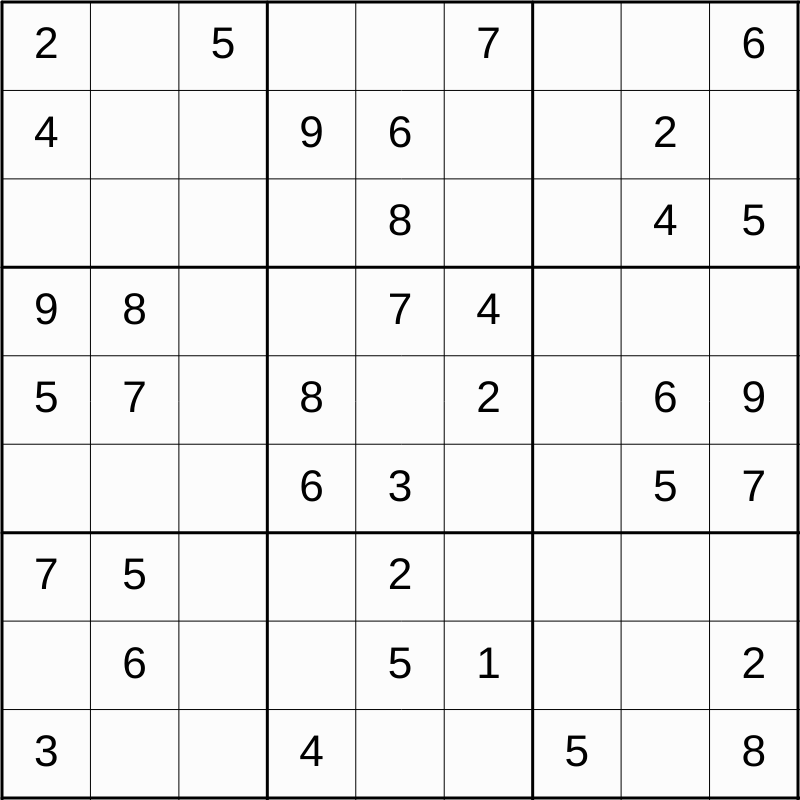
Frame 1 (no input)
Frame 60 (no input): identical to frame 1, image omitted
Frame 120 (the mouse pressed at the canvas centre since frame 60): identical to frame 1, image omitted

The p5.js sketch that drew this single still picture (run headless with seeded random() and noise() and a simulated clock; from frame 60 on, the mouse is pressed at the canvas centre):

// p5.js sketch
// ── sketch.js
// Project Title
// Your Name
// Date
//
// Extra for Experts:
// - describe what you did to take this project "above and beyond"

let initialGrid = [
  [2, 0, 5,  0, 0, 7,  0, 0, 6],
  [4, 0, 0,  9, 6, 0,  0, 2, 0],
  [0, 0, 0,  0, 8, 0,  0, 4, 5],
  
  [9, 8, 0,  0, 7, 4,  0, 0, 0],
  [5, 7, 0,  8, 0, 2,  0, 6, 9],
  [0, 0, 0,  6, 3, 0,  0, 5, 7],

  [7, 5, 0,  0, 2, 0,  0, 0, 0],
  [0, 6, 0,  0, 5, 1,  0, 0, 2],
  [3, 0, 0,  4, 0, 0,  5, 0, 8]
];

let cellSize;
let grid;

function setup() {
  createCanvas(min(windowWidth, windowHeight) * 0.8, min(windowWidth, windowHeight) * 0.8);

  cellSize = (width-4)/9;

  textAlign(CENTER, CENTER);
  textSize(cellSize * 0.5);
  grid = initialGrid;
}

function draw() {
  background(252);
  
  translate(2, 2);
  displaySudoku();
}

function displaySudoku() {
  for (let i = 0; i <= 9; i++) {
    if (i % 3 === 0) {
      strokeWeight(3);
    } else {
      strokeWeight(1);
    }

    line(0, i*cellSize, width, i*cellSize);
    line(i*cellSize, 0, i*cellSize, height);

    for (let j = 0; j < 9; j++) {
      if (grid[j][i] !== 0) {
        text(grid[j][i], i*cellSize + cellSize/2, j*cellSize + cellSize/2);
      }
    }
  }
}
